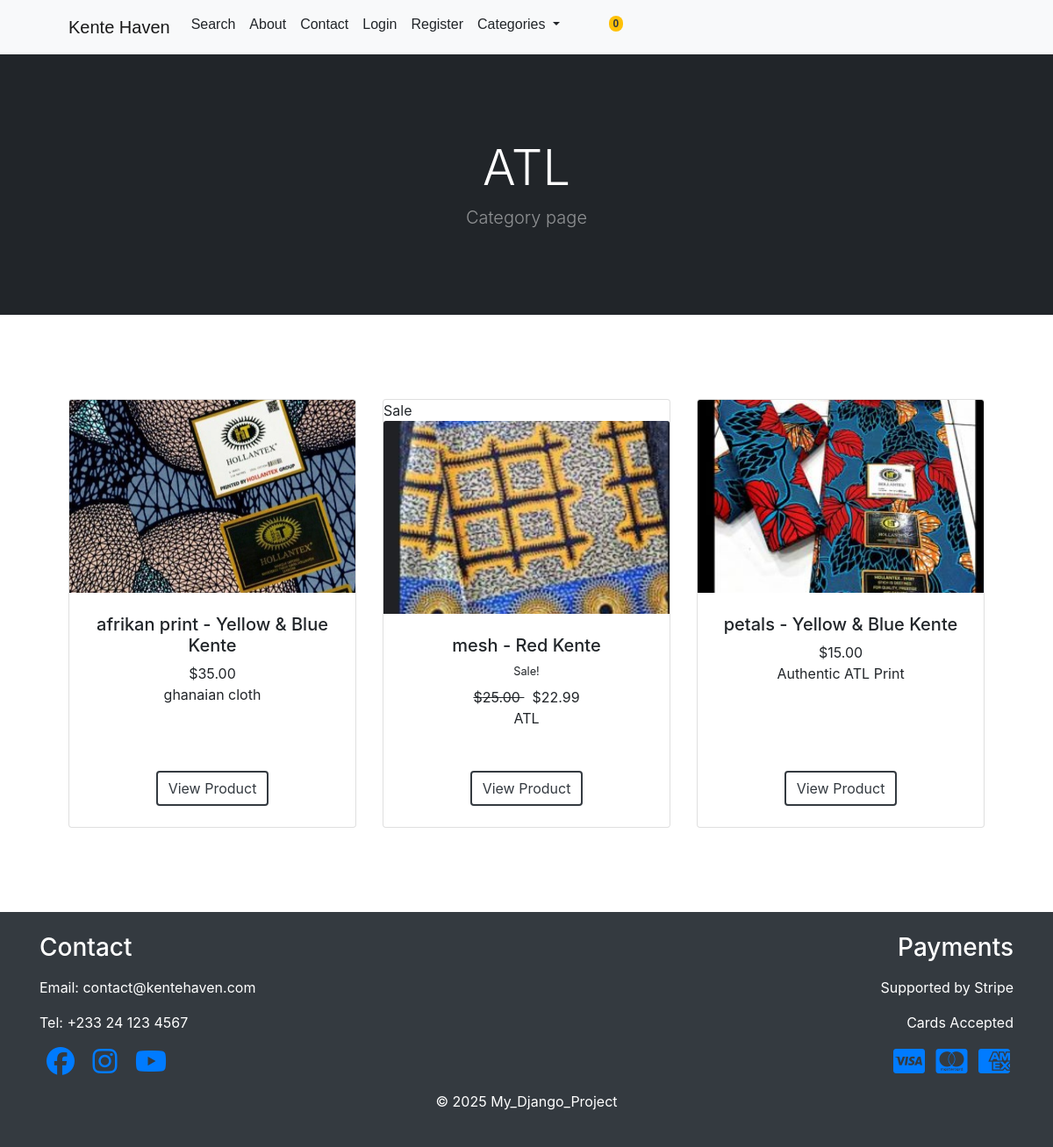
Page /category/ATL/ on the earlier database version.
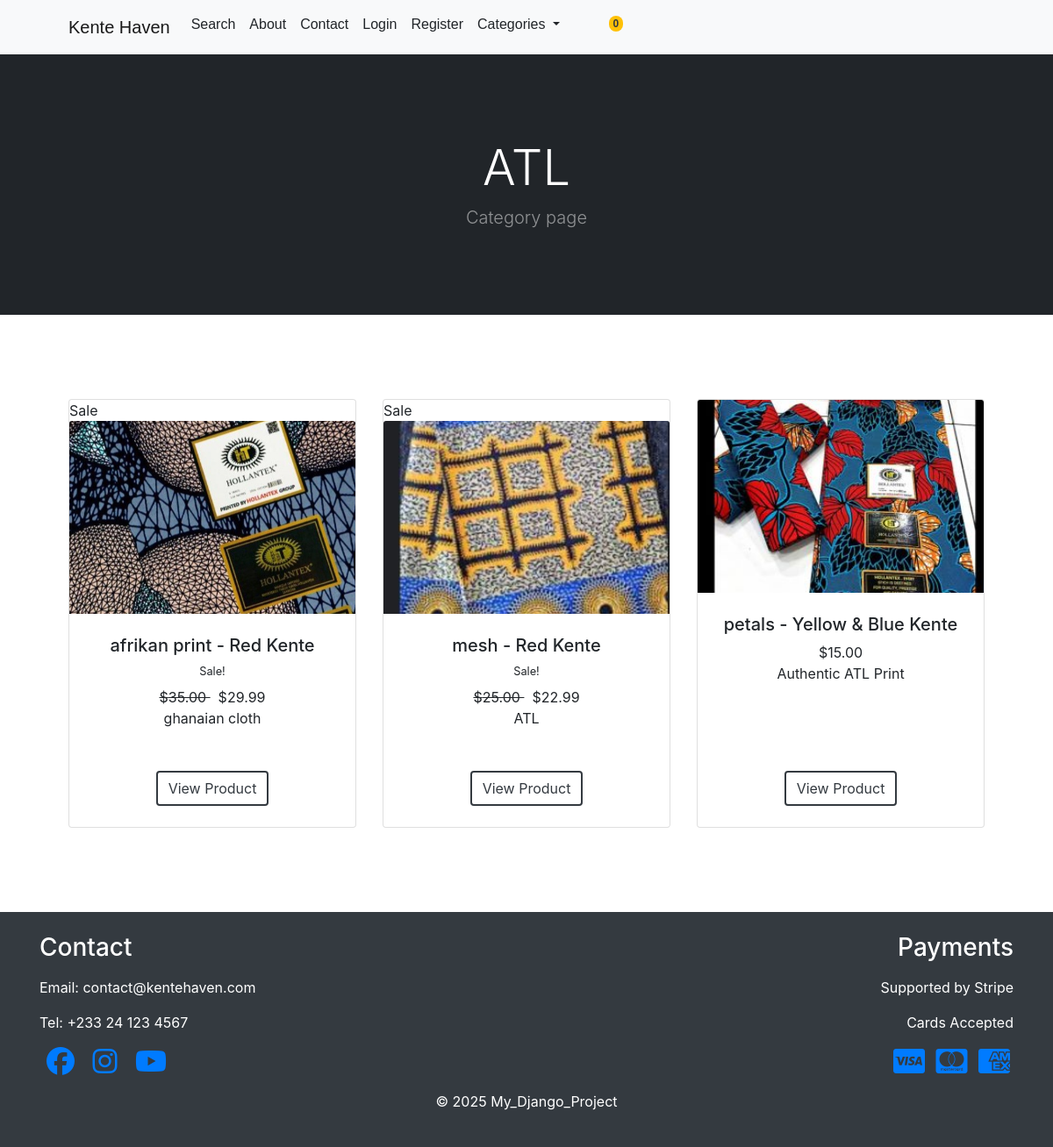
Same page on the later database version.
### products/models.py (models this page shows, shortened)
class Product(models.Model):
    name = models.CharField(max_length=100)
    category = models.ForeignKey(Category, on_delete=models.CASCADE, default=1)
    description = models.TextField(blank=True, max_length=250, default='', null=True)
    price = models.DecimalField(default=0, max_digits=10, decimal_places=2)
    image = models.ImageField(upload_to='uploads/products/', blank=True, null=True, default='images/red-kente.JPG')
    is_sale = models.BooleanField(default=False)
    sale_price = models.DecimalField(default=0, max_digits=10, decimal_places=2, null=True, blank=True)
    stock = models.PositiveIntegerField(default=0)

### products/views.py (the view)
# urls.py: path('category/<str:foo>/', views.category, name='category'),
def category(request, foo):
    normalized = foo.replace('_', ' ').replace('_', ' ').strip()
    try:
        category = Category.objects.get(name__iexact=normalized)
        products = Product.objects.filter(category=category)
        return render(request, 'category.html', {
            'products': products,
            'category': category
        })
    except Category.DoesNotExist:
        messages.error(request, ("The Category does not exist, try again"))
        return redirect('home')

### cart/context_processors.py (called while the page is built)
def cart(request):
    return {'cart': Cart(request)}

### products/models.py (called while the page is built)
    def __str__(self):
        return self.name

### templates/category.html (shortened to what this page needs)
{% extends 'base.html' %}
{% block content %}
{% load static %}
<header class="bg-dark py-5">
    <div class="container px-4 px-lg-5 my-5">
        <div class="text-center text-white">
            <h1 class="display-4 fw-bolder">{{ category }}</h1>
            <p class="lead fw-normal text-white-50 mb-0">Category page</p>
        </div>
    </div>
</header>
<section class="py-5">
    <div class="container px-4 px-lg-5 mt-5">
    <div class="row gx-4 gx-lg-5 row-cols-2 row-cols-md-3 row-cols-xl-4 justify-content-center">
    {% for product in products %}
        {% if product.is_sale %}
        <div class="col mb-5">
            <div class="card h-100">
            <div class="badge.bg-light.text-black.position-absolute"
                style="top: 0.5rem; right: 0.5rem">Sale</div>
            {% if product.image %}
                <img class="card-img-top" src="{{ product.image.url}}" alt="Authentic One" />
            {% else %}
                <img class="card-img-top" src="{% static 'images/no-image.png' %}" alt="No Image Available">
            {% endif %}
            <div class="card-body p-4">
                <div class="text-center">
            <h5 class="fw-bolder">{{ product.name }} - Red Kente</h5>
               <div class="d-flex justify-content-center small
               rating-stars mb-2">
                &nbsp;&nbsp;Sale!&nbsp;&nbsp;
            </div>
                <strike>
                ${{ product.price }}
                </strike>
                &nbsp;
                ${{ product.sale_price }}
                <br/>
                {{ product.description }}
            </div>
            </div>
                            <div class="card-footer p-4 pt-0 border-top-0 bg-transparent">
                                <div class="text-center"><a class="btn btn-outline-dark mt-auto" href="{% url 'product_detail'  product.id %}">View Product</a></div>
                            </div>
                        </div>
                    </div>
                            {% else %}
                    <div class="col mb-5">
                        <div class="card h-100">
                             {% if product.image %}
                                <img class="card-img-top" src="{{ product.image.url}}" alt="Fabulous Kente" />
                            {% else %}
                                <img class="card-img-top" src="{% static 'images/no-image.png' %}" alt="No Image Available">
                            {% endif %}
                            <div class="card-body p-4">
                                <div class="text-center">
                                    <h5 class="fw-bolder">{{ product.name }} - Yellow & Blue Kente</h5>
                                    ${{ product.price }}
                                    <br/>
                                    {{ product.description }}
                                </div>
                            </div>
                            <div class="card-footer p-4 pt-0 border-top-0 bg-transparent">
                                <div class="text-center"><a class="btn btn-outline-dark mt-auto" href="{% url 'product_detail' product.id %}">View Product</a></div>
                            </div>
                        </div>
                    </div>
                        {% endif %}
                    {% endfor %}
            </div>
        </section>
    {% endblock %}

Differences in the rows shown:
changed Product "afrikan print": image: picture added; sale_price (not shown) → "29.99"; image: picture removed; is_sale "- Yellow & Blue Kente" → "Sale - Red Kente Sale!"
